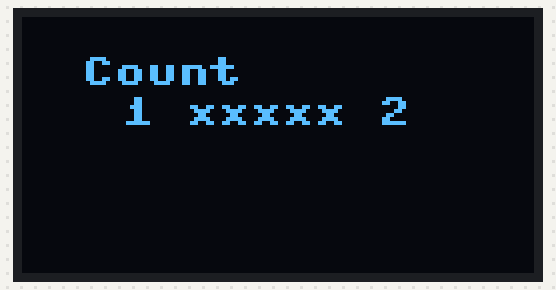
Simulated run of this program. Board: ESP32 board running MicroPython. Shown: 128×64 one-colour display. Library files of the repository ran but are not shown: ssd1306.py.

Above: at 0.2 s.
At 5.0 s:
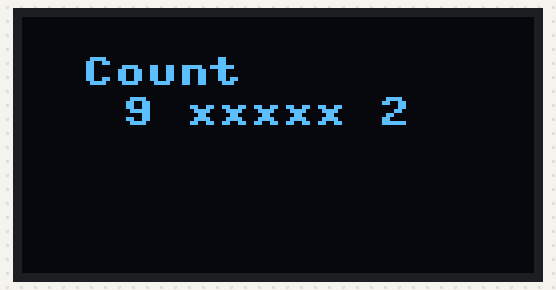
At 9.8 s:
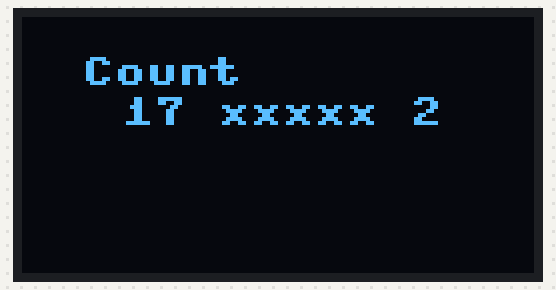
At 19.3 s:
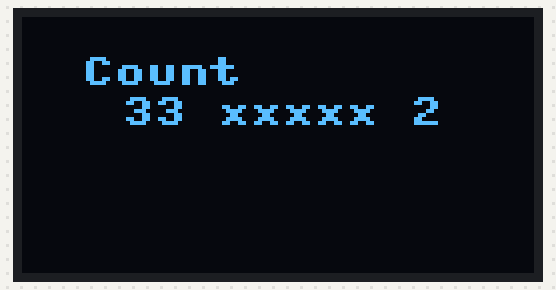
At 28.8 s:
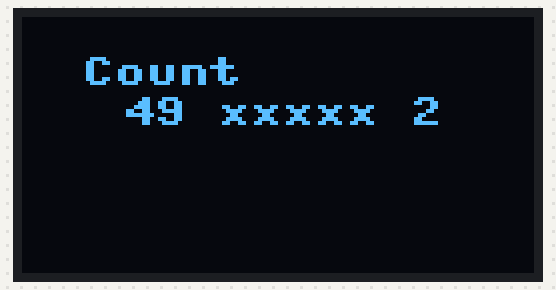
At 38.9 s:
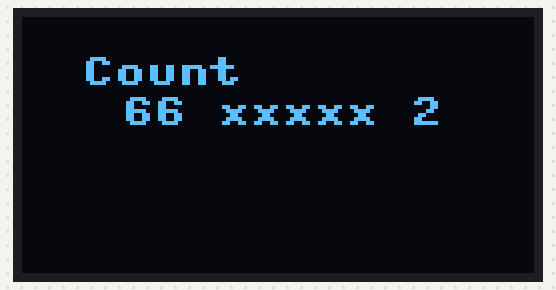

Measured:
- what the display in image 0 shows lasts 0.6 s, from 0.2 s to 0.8 s

The program:

oled.py
```python
from time import sleep, sleep_ms, ticks_ms
from machine import I2C, Pin
import ssd1306, time

i2c = None
oled = None

def setup():
    global i2c
    global oled
    i2c = I2C(scl=Pin(22), sda=Pin(21), freq=100000)
    oled = ssd1306.SSD1306_I2C(128, 64, i2c,  addr=0x3c, external_vcc=False)

def run():
    global oled
    cnt = 1
    setup()
    while True:
        oled.fill(0)
        oled.text('Count', 15, 10)
        oled.text('{0} xxxxx {1}'.format(cnt, 2), 25, 20)
        oled.show()
        cnt = cnt + 1
        time.sleep(.5)

run()
```
